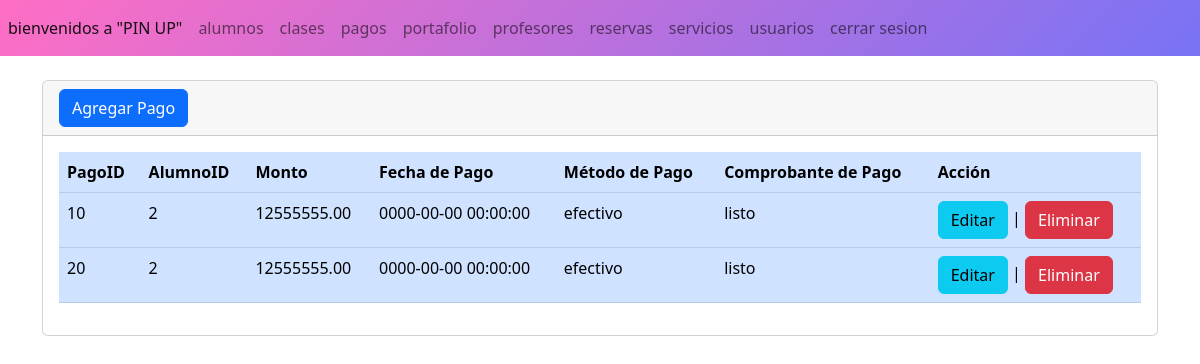
Page /admin/secciones/pagos/index.php on the committed database.
### tables this page shows
CREATE TABLE `pagos` (
  `PagoID` int(11) NOT NULL,
  `AlumnoID` int(11) DEFAULT NULL,
  `Monto` decimal(10,2) DEFAULT NULL,
  `FechaPago` datetime DEFAULT NULL,
  `MetodoPago` varchar(50) DEFAULT NULL,
  `ComprobantePago` varchar(255) DEFAULT NULL
);

### admin/secciones/pagos/index.php (the view, shortened to what this page needs)
<?php
include("../../bd.php");
$conexion = new PDO("mysql:host=$servidor;dbname=$basededatos", $usuario, $contraseña);
$sentencia = $conexion->prepare("SELECT * FROM `pagos`");
$sentencia->execute();
$lista_pagos = $sentencia->fetchAll(PDO::FETCH_ASSOC);
include("../../templates/header.php");
?>
<div class="card">
    <div class="card-header">
        <a name="" id="" class="btn btn-primary" href="crear.php" role="button">Agregar Pago</a>
    </div>
    <div class="card-body">
        <div class="table-responsive">
            <table class="table table-primary">
                <thead>
                    <tr>
                        <th scope="col">PagoID</th>
                        <th scope="col">AlumnoID</th>
                        <th scope="col">Monto</th>
                        <th scope="col">Fecha de Pago</th>
                        <th scope="col">Método de Pago</th>
                        <th scope="col">Comprobante de Pago</th>
                        <th scope="col">Acción</th>
                    </tr>
                </thead>
                <tbody>
                    <?php foreach ($lista_pagos as $pago) { ?>
                        <tr>
                            <td><?php echo $pago['PagoID']; ?></td>
                            <td><?php echo $pago['AlumnoID']; ?></td>
                            <td><?php echo $pago['Monto']; ?></td>
                            <td><?php echo $pago['FechaPago']; ?></td>
                            <td><?php echo $pago['MetodoPago']; ?></td>
                            <td><?php echo $pago['ComprobantePago']; ?></td>
                            <td>
                                <a name="" id="" class="btn btn-info" href="editar.php?txtid=<?php echo $pago["PagoID"]; ?>" role="button">Editar</a>
                                |
                                <a name="" id="" class="btn btn-danger" href="index.php?txtid=<?php echo $pago["PagoID"]; ?>" role="button">Eliminar</a>
                            </td>
                        </tr>
                    <?php } ?>
                </tbody>
            </table>
        </div>
    </div>
</div>
<?php include("../../templates/footer.php"); ?>

### rows in the picture
pagos: PagoID "10", AlumnoID "2", Monto "12555555.00", FechaPago "0000-00-00 00:00:00", MetodoPago "efectivo", ComprobantePago "listo"
pagos: PagoID "20", AlumnoID "2", Monto "12555555.00", FechaPago "0000-00-00 00:00:00", MetodoPago "efectivo", ComprobantePago "listo"
